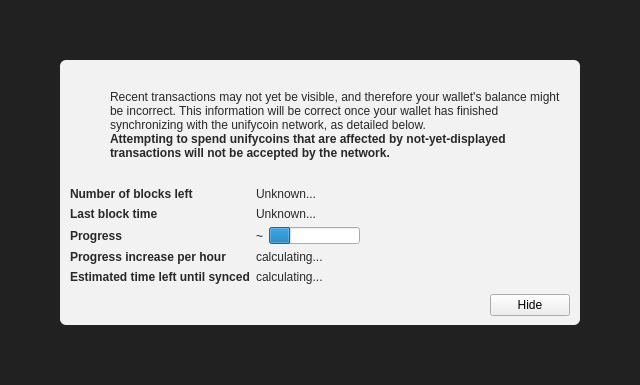
<?xml version="1.0" encoding="UTF-8"?>
<ui version="4.0">
 <class>ModalOverlay</class>
 <widget class="ModalOverlay" name="ModalOverlay">
  <property name="geometry">
   <rect>
    <x>0</x>
    <y>0</y>
    <width>640</width>
    <height>385</height>
   </rect>
  </property>
  <property name="windowTitle">
   <string>Form</string>
  </property>
  <layout class="QVBoxLayout" name="verticalLayout" stretch="0">
   <property name="sizeConstraint">
    <enum>QLayout::SetDefaultConstraint</enum>
   </property>
   <property name="leftMargin">
    <number>0</number>
   </property>
   <property name="topMargin">
    <number>0</number>
   </property>
   <property name="rightMargin">
    <number>0</number>
   </property>
   <property name="bottomMargin">
    <number>0</number>
   </property>
   <item>
    <widget class="QWidget" name="bgWidget" native="true">
     <property name="styleSheet">
      <string notr="true">#bgWidget { background: rgba(0,0,0,220); }</string>
     </property>
     <layout class="QVBoxLayout" name="verticalLayoutMain" stretch="1">
      <property name="leftMargin">
       <number>60</number>
      </property>
      <property name="topMargin">
       <number>60</number>
      </property>
      <property name="rightMargin">
       <number>60</number>
      </property>
      <property name="bottomMargin">
       <number>60</number>
      </property>
      <item>
       <widget class="QWidget" name="contentWidget" native="true">
        <property name="styleSheet">
         <string notr="true">#contentWidget { background: rgba(255,255,255,240); border-radius: 6px; }

QLabel { color: rgb(40,40,40);  }</string>
        </property>
        <layout class="QVBoxLayout" name="verticalLayoutSub" stretch="1,0,0,0">
         <property name="spacing">
          <number>0</number>
         </property>
         <property name="leftMargin">
          <number>10</number>
         </property>
         <property name="topMargin">
          <number>10</number>
         </property>
         <property name="rightMargin">
          <number>10</number>
         </property>
         <property name="bottomMargin">
          <number>10</number>
         </property>
         <item>
          <layout class="QHBoxLayout" name="horizontalLayoutIconText" stretch="0,1">
           <property name="topMargin">
            <number>20</number>
           </property>
           <item>
            <layout class="QVBoxLayout" name="verticalLayoutIcon">
             <property name="leftMargin">
              <number>0</number>
             </property>
             <item>
              <widget class="QPushButton" name="warningIcon">
               <property name="enabled">
                <bool>false</bool>
               </property>
               <property name="text">
                <string/>
               </property>
               <property name="icon">
                <iconset>
                 <normaloff>:/icons/warning</normaloff>
                 <disabledoff>:/icons/warning</disabledoff>:/icons/warning</iconset>
               </property>
               <property name="iconSize">
                <size>
                 <width>48</width>
                 <height>48</height>
                </size>
               </property>
               <property name="flat">
                <bool>true</bool>
               </property>
              </widget>
             </item>
             <item>
              <spacer name="verticalSpacerWarningIcon">
               <property name="orientation">
                <enum>Qt::Vertical</enum>
               </property>
               <property name="sizeHint" stdset="0">
                <size>
                 <width>20</width>
                 <height>40</height>
                </size>
               </property>
              </spacer>
             </item>
            </layout>
           </item>
           <item>
            <layout class="QVBoxLayout" name="verticalLayoutInfoText">
             <property name="leftMargin">
              <number>0</number>
             </property>
             <property name="topMargin">
              <number>0</number>
             </property>
             <item>
              <widget class="QLabel" name="infoText">
               <property name="text">
                <string>Recent transactions may not yet be visible, and therefore your wallet's balance might be incorrect. This information will be correct once your wallet has finished synchronizing with the unifycoin network, as detailed below.</string>
               </property>
               <property name="textFormat">
                <enum>Qt::RichText</enum>
               </property>
               <property name="wordWrap">
                <bool>true</bool>
               </property>
              </widget>
             </item>
             <item>
              <widget class="QLabel" name="infoTextStrong">
               <property name="font">
                <font>
                 <weight>75</weight>
                 <bold>true</bold>
                </font>
               </property>
               <property name="text">
                <string>Attempting to spend unifycoins that are affected by not-yet-displayed transactions will not be accepted by the network.</string>
               </property>
               <property name="textFormat">
                <enum>Qt::RichText</enum>
               </property>
               <property name="wordWrap">
                <bool>true</bool>
               </property>
              </widget>
             </item>
             <item>
              <spacer name="verticalSpacerInTextSpace">
               <property name="orientation">
                <enum>Qt::Vertical</enum>
               </property>
               <property name="sizeHint" stdset="0">
                <size>
                 <width>20</width>
                 <height>40</height>
                </size>
               </property>
              </spacer>
             </item>
            </layout>
           </item>
          </layout>
         </item>
         <item>
          <spacer name="verticalSpacerAfterText">
           <property name="orientation">
            <enum>Qt::Vertical</enum>
           </property>
           <property name="sizeHint" stdset="0">
            <size>
             <width>20</width>
             <height>40</height>
            </size>
           </property>
          </spacer>
         </item>
         <item>
          <layout class="QFormLayout" name="formLayout">
           <property name="fieldGrowthPolicy">
            <enum>QFormLayout::FieldsStayAtSizeHint</enum>
           </property>
           <property name="horizontalSpacing">
            <number>6</number>
           </property>
           <property name="verticalSpacing">
            <number>6</number>
           </property>
           <property name="topMargin">
            <number>10</number>
           </property>
           <item row="0" column="0">
            <widget class="QLabel" name="labelNumberOfBlocksLeft">
             <property name="font">
              <font>
               <weight>75</weight>
               <bold>true</bold>
              </font>
             </property>
             <property name="text">
              <string>Number of blocks left</string>
             </property>
            </widget>
           </item>
           <item row="0" column="1">
            <widget class="QLabel" name="numberOfBlocksLeft">
             <property name="text">
              <string>Unknown...</string>
             </property>
            </widget>
           </item>
           <item row="1" column="0">
            <widget class="QLabel" name="labelLastBlockTime">
             <property name="font">
              <font>
               <weight>75</weight>
               <bold>true</bold>
              </font>
             </property>
             <property name="text">
              <string>Last block time</string>
             </property>
            </widget>
           </item>
           <item row="1" column="1">
            <widget class="QLabel" name="newestBlockDate">
             <property name="sizePolicy">
              <sizepolicy hsizetype="Maximum" vsizetype="Preferred">
               <horstretch>0</horstretch>
               <verstretch>0</verstretch>
              </sizepolicy>
             </property>
             <property name="text">
              <string>Unknown...</string>
             </property>
            </widget>
           </item>
           <item row="2" column="0">
            <widget class="QLabel" name="labelSyncDone">
             <property name="font">
              <font>
               <weight>75</weight>
               <bold>true</bold>
              </font>
             </property>
             <property name="text">
              <string>Progress</string>
             </property>
            </widget>
           </item>
           <item row="2" column="1">
            <layout class="QHBoxLayout" name="horizontalLayoutSync" stretch="0,1">
             <item>
              <widget class="QLabel" name="percentageProgress">
               <property name="text">
                <string notr="true">~</string>
               </property>
              </widget>
             </item>
             <item>
              <widget class="QProgressBar" name="progressBar">
               <property name="value">
                <number>24</number>
               </property>
               <property name="format">
                <string/>
               </property>
              </widget>
             </item>
            </layout>
           </item>
           <item row="4" column="0">
            <widget class="QLabel" name="labelProgressIncrease">
             <property name="font">
              <font>
               <weight>75</weight>
               <bold>true</bold>
              </font>
             </property>
             <property name="text">
              <string>Progress increase per hour</string>
             </property>
            </widget>
           </item>
           <item row="4" column="1">
            <widget class="QLabel" name="progressIncreasePerH">
             <property name="text">
              <string>calculating...</string>
             </property>
            </widget>
           </item>
           <item row="5" column="0">
            <widget class="QLabel" name="labelEstimatedTimeLeft">
             <property name="font">
              <font>
               <weight>75</weight>
               <bold>true</bold>
              </font>
             </property>
             <property name="text">
              <string>Estimated time left until synced</string>
             </property>
            </widget>
           </item>
           <item row="5" column="1">
            <widget class="QLabel" name="expectedTimeLeft">
             <property name="text">
              <string>calculating...</string>
             </property>
            </widget>
           </item>
          </layout>
         </item>
         <item>
          <layout class="QHBoxLayout" name="horizontalLayoutButtons">
           <property name="leftMargin">
            <number>10</number>
           </property>
           <property name="topMargin">
            <number>10</number>
           </property>
           <item>
            <spacer name="horizontalSpacer">
             <property name="orientation">
              <enum>Qt::Horizontal</enum>
             </property>
             <property name="sizeHint" stdset="0">
              <size>
               <width>40</width>
               <height>20</height>
              </size>
             </property>
            </spacer>
           </item>
           <item>
            <widget class="QPushButton" name="closeButton">
             <property name="text">
              <string>Hide</string>
             </property>
            </widget>
           </item>
          </layout>
         </item>
        </layout>
       </widget>
      </item>
     </layout>
    </widget>
   </item>
  </layout>
 </widget>
 <customwidgets>
  <customwidget>
   <class>ModalOverlay</class>
   <extends>QWidget</extends>
   <header>modaloverlay.h</header>
   <container>1</container>
  </customwidget>
 </customwidgets>
 <resources/>
 <connections/>
</ui>
